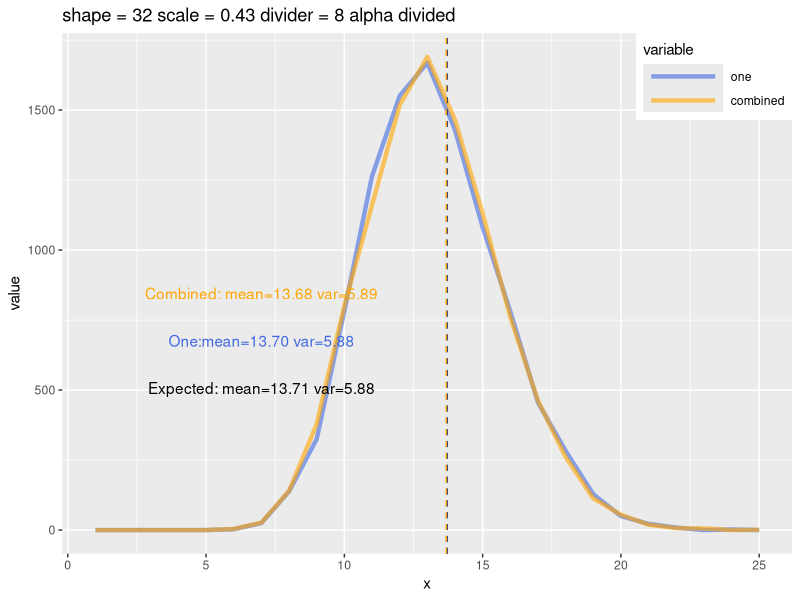
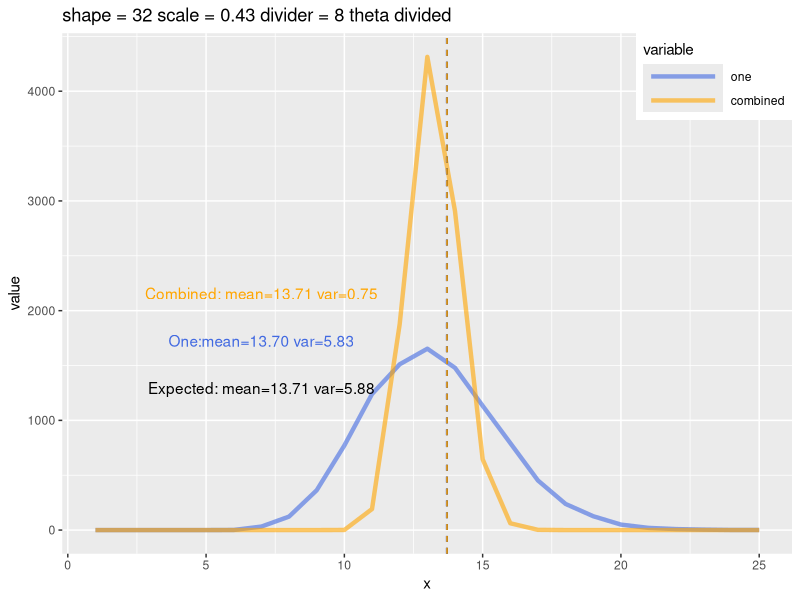
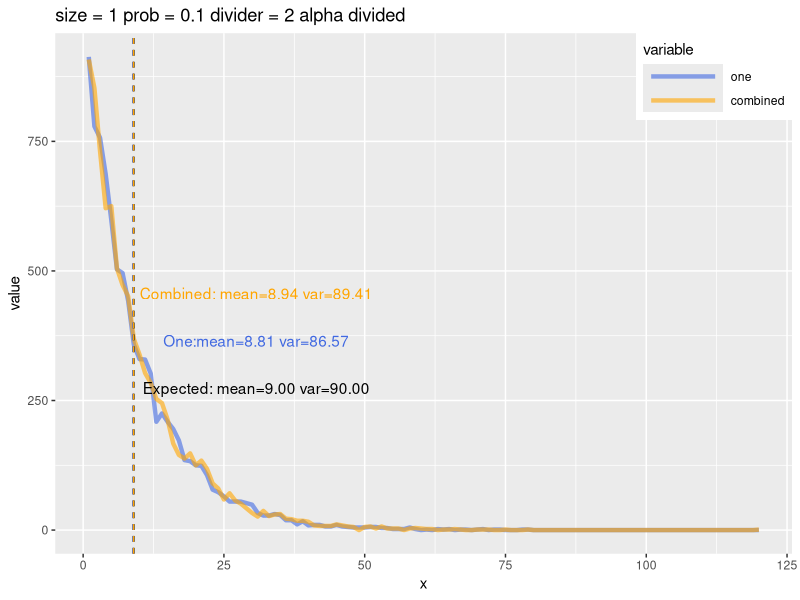
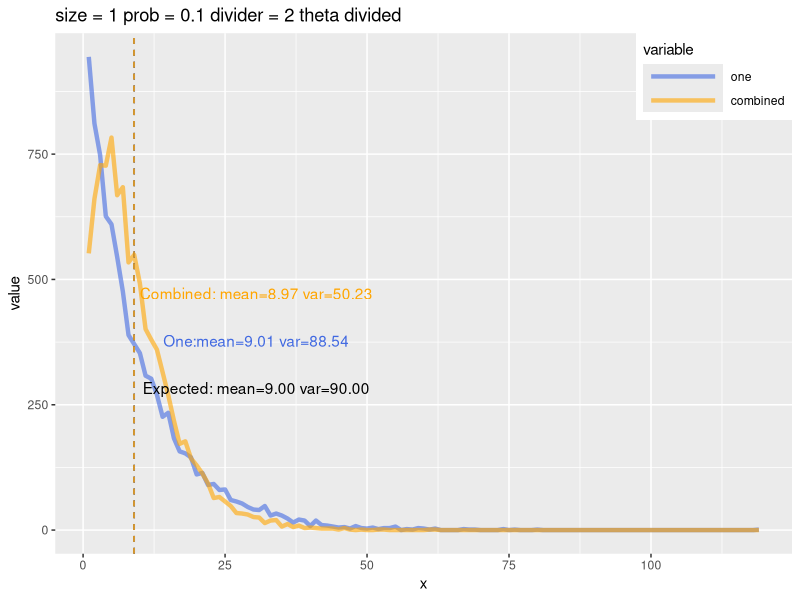
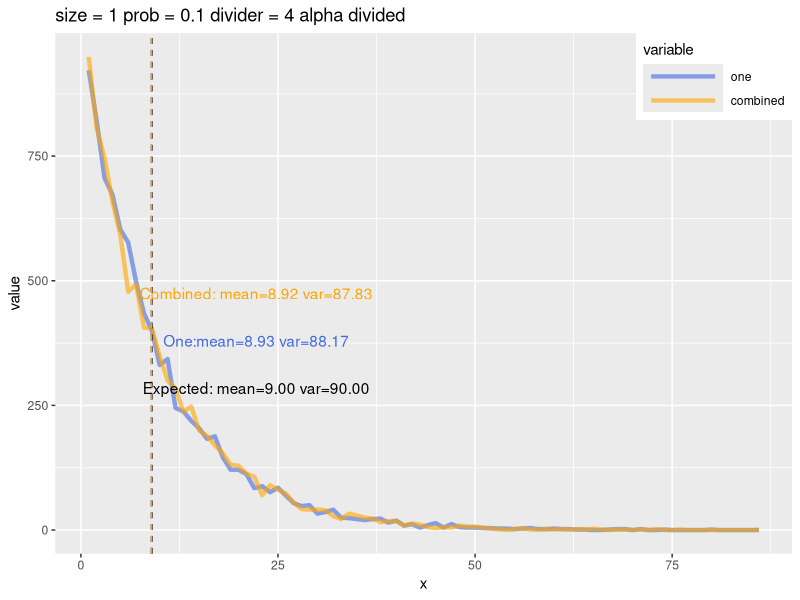
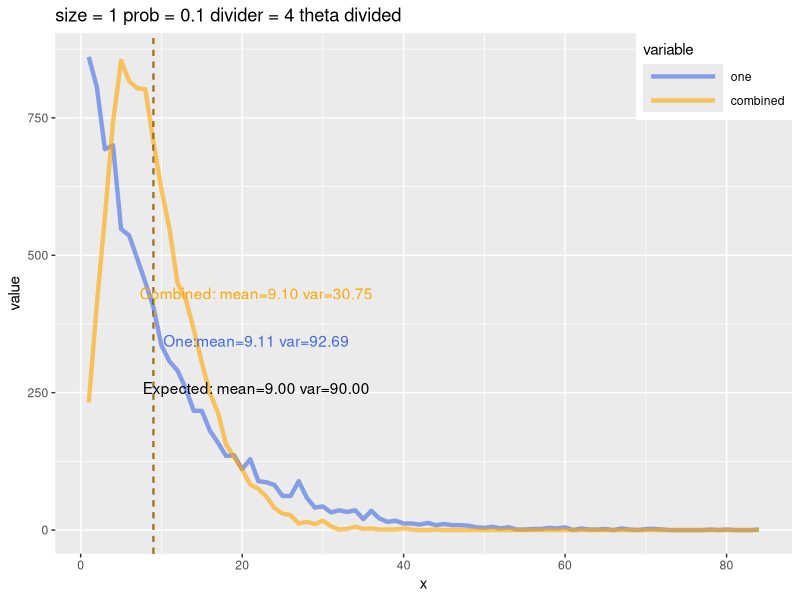
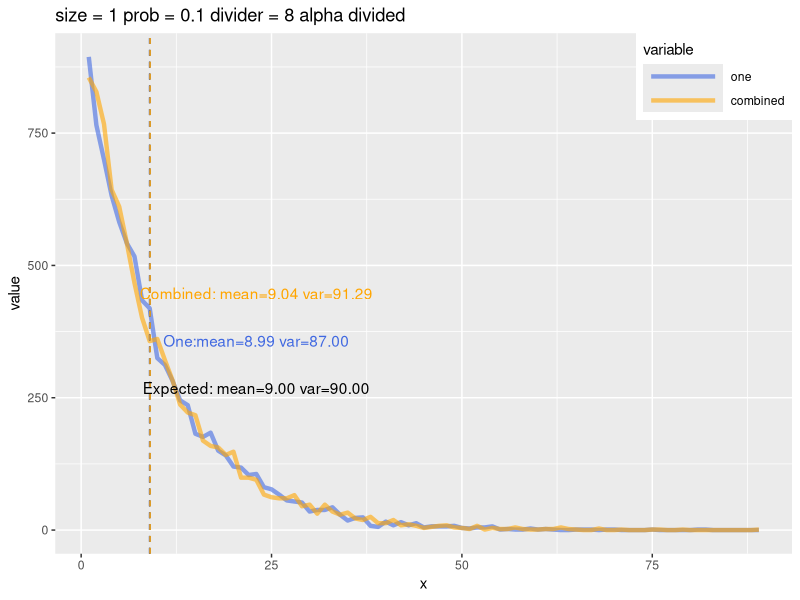
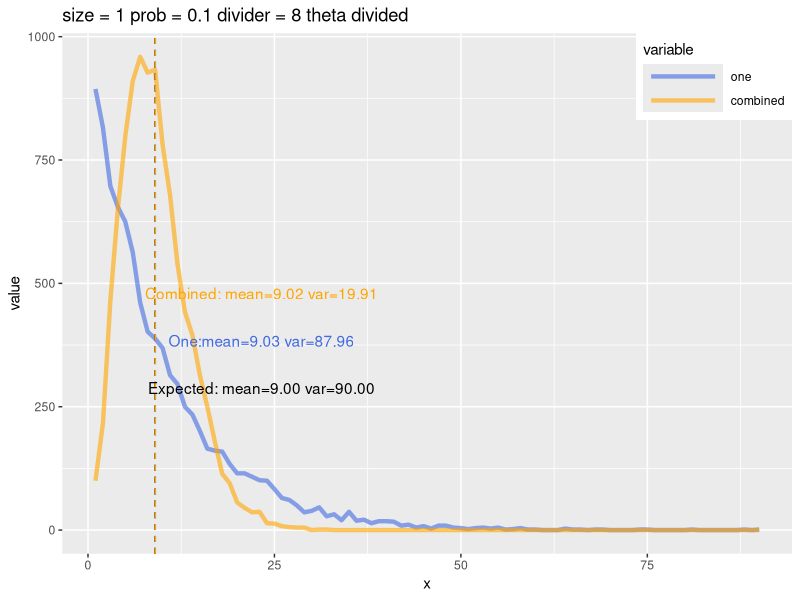

Write the R code that produced these figures, in order.
library(ggplot2)
library(tibble)
library(data.table)
library(reshape2)

quick <- FALSE

n_sample <- 10000
nb_size_set <- c(1, 4, 16, 64)
nb_prob_set <- c(0.1, 0.2, 0.4, 0.7)
divider_set <- c(2, 4, 8)

if (quick) {
    n_sample <- 1000
    nb_size_set <- 5
    nb_prob_set <- 0.2
    divider_set <- 4
}

scale_negative_binomial <- function(n_sample, nb_size, nb_prob, divider, is_size_divided) {
    if (is_size_divided) {
        rowSums(replicate(divider, rnbinom(n_sample, size=nb_size/divider, prob=nb_prob)))
    } else {
        ## Convert a prob of negative binomial distributions
        ## to a theta of Gamma (of not NB) distributions
        ## theta : scale parameter, beta : rate parameter of Gamma distributions
        theta_gamma <- (1 - nb_prob) / nb_prob
        scaled_prob <- 1 / (1 + theta_gamma / divider)
        rowSums(replicate(divider, rnbinom(n_sample, size=nb_size, prob=scaled_prob)))
    }
}

scale_gamma <- function(n_sample, gamma_shape, gamma_scale, divider, is_size_divided) {
    if (is_size_divided) {
        rowSums(replicate(divider, rgamma(n_sample, shape=gamma_shape/divider, scale=gamma_scale)))
    } else {
        rowSums(replicate(divider, rgamma(n_sample, shape=gamma_shape, scale=gamma_scale/divider)))
    }
}

make_mean_var_label <- function(name, mu, sigma2) {
    paste0(name, 'mean=', sprintf('%3.2f', mu),' var=', sprintf('%3.2f', sigma2))
}

analyze_distributions <- function(nb_size, nb_prob, gamma_shape, gamma_scale, is_nb, y_one, y_combined) {
    if (is_nb) {
        expected_mean <- nb_size * (1 - nb_prob) / nb_prob
        expected_var <- expected_mean / nb_prob
    } else {
        expected_mean <- gamma_shape * gamma_scale
        expected_var <- gamma_shape * gamma_scale * gamma_scale
    }

    actual_one_mean <- mean(y_one)
    actual_one_var <- var(y_one)
    actual_combined_mean <- mean(y_combined)
    actual_combined_var <- var(y_combined)

    expected_label <- make_mean_var_label('Expected: ', expected_mean, expected_var)
    actual_one_label <- make_mean_var_label('One:', actual_one_mean, actual_one_var)
    actual_combined_label <- make_mean_var_label('Combined: ', actual_combined_mean, actual_combined_var)

    table_one <- tabulate(y_one)
    table_combined <- tabulate(y_combined)
    max_count <- max(length(table_one), length(table_combined))
    table_one <- append(table_one, rep(0, max_count - length(table_one)))
    table_combined <- append(table_combined, rep(0, max_count - length(table_combined)))

    df <- tibble(one=table_one, combined=table_combined)
    df$x <- 1:NROW(df)
    df <- melt(df, c('x'))
    list(df=df,
         expected_mean=expected_mean,
         expected_var=expected_var,
         expected_label=expected_label,
         actual_one_mean=actual_one_mean,
         actual_one_var=actual_one_var,
         actual_one_label=actual_one_label,
         actual_combined_mean=actual_combined_mean,
         actual_combined_var=actual_combined_var,
         actual_combined_label=actual_combined_label)
}

draw_distributions <- function(n_sample, nb_size, nb_prob, divider, is_size_divided, is_nb) {
    gamma_shape <- nb_size
    gamma_scale <- 1.0 / (1.0 / nb_prob - 1.0)
    base_color <- 'black'
    chart_colors <- c('royalblue', 'orange')

    if (is_size_divided) {
        chart_suffix <- 'alpha divided'
    } else {
        chart_suffix <- 'theta divided'
    }

    if (is_nb) {
        y_one <- rnbinom(n_sample, size=nb_size, prob=nb_prob)
        y_combined <- scale_negative_binomial(n_sample, nb_size, nb_prob, divider, is_size_divided)
        chart_title <- paste('size =', nb_size, 'prob =', nb_prob, 'divider =', divider, chart_suffix)
    } else {
        y_one <- rgamma(n_sample, shape=gamma_shape, scale=gamma_scale)
        y_combined <- scale_gamma(n_sample, gamma_shape, gamma_scale, divider, is_size_divided)
        chart_title <- paste('shape =', gamma_shape, 'scale =', sprintf('%3.2f', gamma_scale), 'divider =', divider, chart_suffix)
    }

    result <- analyze_distributions(nb_size, nb_prob, gamma_shape, gamma_scale, is_nb, y_one, y_combined)

    df <- result$df
    range_x <- range(df$x)
    x_min <- range_x[1]
    x_position <- (range_x[2] - x_min) * 0.25 + x_min
    range_y <- range(df$value)
    y_min <- range_y[1]
    y_range <- range_y[2] - y_min

    add_label <- function(g, y_relative_pos, label, color) {
        g + annotate('text', x=x_position, y=y_min + y_range * y_relative_pos,
                     label=label, color=color)
    }

    g <- ggplot(df, aes(x=x, y=value, color=variable))
    g <- g + geom_line(position = 'identity', size=1.5, alpha=0.6)
    g <- g + ggtitle(chart_title)
    g <- g + scale_color_manual(values=chart_colors)

    g <- g + geom_vline(xintercept=result$expected_mean, color=base_color, linetype='dashed')
    g <- g + geom_vline(xintercept=result$actual_one_mean, color=chart_colors[1], linetype='dashed')
    g <- g + geom_vline(xintercept=result$actual_combined_mean, color=chart_colors[2], linetype='dashed')
    g <- add_label(g, 0.3, result$expected_label, base_color)
    g <- add_label(g, 0.4, result$actual_one_label, chart_colors[1])
    g <- add_label(g, 0.5, result$actual_combined_label, chart_colors[2])
    g <- g + theme(legend.position = c(1.0, 1.0), legend.justification = c(1.0, 1.0),
                   legend.key.width=unit(4, "line"))
    plot(g)
}

for(is_size_divided in c(TRUE, FALSE)) {
    draw_distributions(n_sample, nb_size=32.0, nb_prob=0.3, divider=8, is_size_divided, FALSE)
}

for (nb_size in nb_size_set) {
    for (nb_prob in nb_prob_set) {
        for (divider in divider_set) {
            for(is_size_divided in c(TRUE, FALSE)) {
                draw_distributions(n_sample, nb_size, nb_prob, divider, is_size_divided, TRUE)
            }
        }
    }
}
